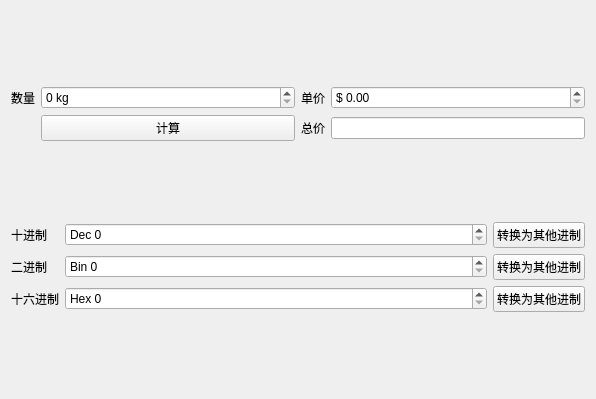
<?xml version="1.0" encoding="UTF-8"?>
<ui version="4.0">
 <class>Widget</class>
 <widget class="QWidget" name="Widget">
  <property name="geometry">
   <rect>
    <x>0</x>
    <y>0</y>
    <width>596</width>
    <height>399</height>
   </rect>
  </property>
  <property name="windowTitle">
   <string>SpinBox测试</string>
  </property>
  <layout class="QVBoxLayout" name="verticalLayout">
   <item>
    <layout class="QGridLayout" name="gridLayout">
     <item row="0" column="3">
      <widget class="QDoubleSpinBox" name="spinPrice">
       <property name="sizePolicy">
        <sizepolicy hsizetype="Minimum" vsizetype="Fixed">
         <horstretch>1</horstretch>
         <verstretch>0</verstretch>
        </sizepolicy>
       </property>
       <property name="prefix">
        <string>$ </string>
       </property>
       <property name="maximum">
        <double>9999.989999999999782</double>
       </property>
       <property name="singleStep">
        <double>0.500000000000000</double>
       </property>
      </widget>
     </item>
     <item row="1" column="2">
      <widget class="QLabel" name="label_6">
       <property name="text">
        <string>总价</string>
       </property>
      </widget>
     </item>
     <item row="0" column="2">
      <widget class="QLabel" name="label_5">
       <property name="text">
        <string>单价</string>
       </property>
      </widget>
     </item>
     <item row="0" column="1">
      <widget class="QSpinBox" name="spinNum">
       <property name="sizePolicy">
        <sizepolicy hsizetype="Minimum" vsizetype="Fixed">
         <horstretch>1</horstretch>
         <verstretch>0</verstretch>
        </sizepolicy>
       </property>
       <property name="suffix">
        <string> kg</string>
       </property>
      </widget>
     </item>
     <item row="0" column="0">
      <widget class="QLabel" name="label">
       <property name="text">
        <string>数量</string>
       </property>
      </widget>
     </item>
     <item row="1" column="3">
      <widget class="QLineEdit" name="editTotal">
       <property name="readOnly">
        <bool>true</bool>
       </property>
      </widget>
     </item>
     <item row="1" column="1">
      <widget class="QPushButton" name="btnCalc">
       <property name="text">
        <string>计算</string>
       </property>
      </widget>
     </item>
    </layout>
   </item>
   <item>
    <layout class="QGridLayout" name="gridLayout_2">
     <item row="2" column="2">
      <widget class="QPushButton" name="btnHexToOther">
       <property name="text">
        <string>转换为其他进制</string>
       </property>
      </widget>
     </item>
     <item row="1" column="1">
      <widget class="QSpinBox" name="spinBin">
       <property name="prefix">
        <string>Bin </string>
       </property>
       <property name="maximum">
        <number>65535</number>
       </property>
       <property name="displayIntegerBase">
        <number>2</number>
       </property>
      </widget>
     </item>
     <item row="0" column="0">
      <widget class="QLabel" name="label_2">
       <property name="text">
        <string>十进制</string>
       </property>
      </widget>
     </item>
     <item row="1" column="2">
      <widget class="QPushButton" name="btnBinToOther">
       <property name="text">
        <string>转换为其他进制</string>
       </property>
      </widget>
     </item>
     <item row="0" column="2">
      <widget class="QPushButton" name="btnDecToOther">
       <property name="text">
        <string>转换为其他进制</string>
       </property>
      </widget>
     </item>
     <item row="0" column="1">
      <widget class="QSpinBox" name="spinDec">
       <property name="sizePolicy">
        <sizepolicy hsizetype="Minimum" vsizetype="Fixed">
         <horstretch>1</horstretch>
         <verstretch>0</verstretch>
        </sizepolicy>
       </property>
       <property name="prefix">
        <string>Dec </string>
       </property>
       <property name="maximum">
        <number>65535</number>
       </property>
      </widget>
     </item>
     <item row="1" column="0">
      <widget class="QLabel" name="label_3">
       <property name="text">
        <string>二进制</string>
       </property>
      </widget>
     </item>
     <item row="2" column="0">
      <widget class="QLabel" name="label_4">
       <property name="text">
        <string>十六进制</string>
       </property>
      </widget>
     </item>
     <item row="2" column="1">
      <widget class="QSpinBox" name="spinHex">
       <property name="prefix">
        <string>Hex </string>
       </property>
       <property name="maximum">
        <number>65535</number>
       </property>
       <property name="displayIntegerBase">
        <number>16</number>
       </property>
      </widget>
     </item>
    </layout>
   </item>
  </layout>
 </widget>
 <resources/>
 <connections/>
</ui>
